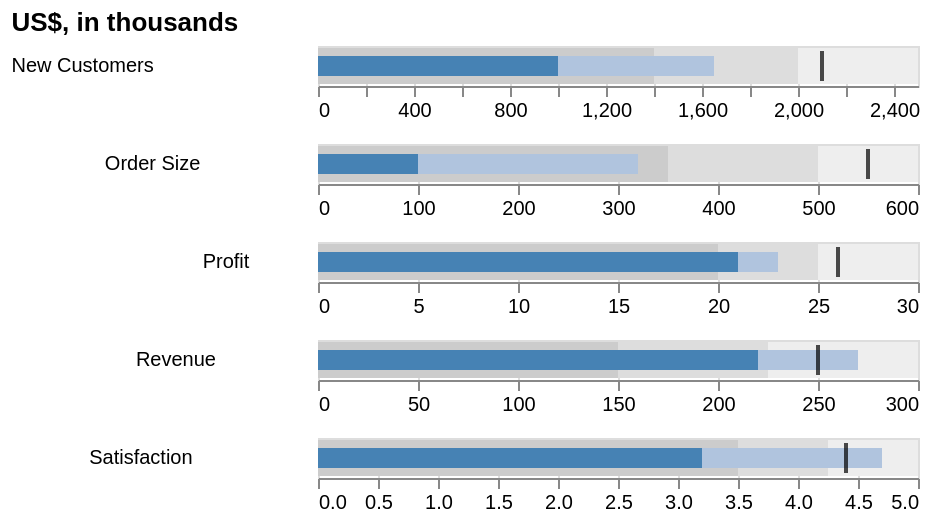

Describe this chart as a Vega-Lite specification.
### Vega-Lite specification from a JSON file in a GitHub repository (floating-point values rounded to 4 significant figures)
{"$schema": "https://vega.github.io/schema/vega-lite/v5.json", "title": "US$, in thousands", "data": {"values": [{"title": "Revenue", "subtitle": "US$, in thousands", "ranges": [150, 225, 300], "measures": [220, 270], "markers": [250]}, {"title": "Profit", "subtitle": "%", "ranges": [20, 25, 30], "measures": [21, 23], "markers": [26]}, {"title": "Order Size", "subtitle": "US$, average", "ranges": [350, 500, 600], "measures": [100, 320], "markers": [550]}, {"title": "New Customers", "subtitle": "count", "ranges": [1400, 2000, 2500], "measures": [1000, 1650], "markers": [2100]}, {"title": "Satisfaction", "subtitle": "out of 5", "ranges": [3.5, 4.25, 5], "measures": [3.2, 4.7], "markers": [4.4]}]}, "facet": {"row": {"field": "title", "type": "ordinal", "header": {"labelAngle": 0, "title": ""}}}, "spacing": 10, "spec": {"encoding": {"x": {"type": "quantitative", "scale": {"nice": false}, "title": null}}, "layer": [{"mark": {"type": "bar", "color": "#eee"}, "encoding": {"x": {"field": "ranges[2]"}}}, {"mark": {"type": "bar", "color": "#ddd"}, "encoding": {"x": {"field": "ranges[1]"}}}, {"mark": {"type": "bar", "color": "#ccc"}, "encoding": {"x": {"field": "ranges[0]"}}}, {"mark": {"type": "bar", "color": "lightsteelblue", "size": 10}, "encoding": {"x": {"field": "measures[1]"}}}, {"mark": {"type": "bar", "color": "steelblue", "size": 10}, "encoding": {"x": {"field": "measures[0]"}}}, {"mark": {"type": "tick", "color": "black"}, "encoding": {"x": {"field": "markers[0]"}}}]}, "resolve": {"scale": {"x": "independent"}}, "config": {"tick": {"thickness": 2}}}
